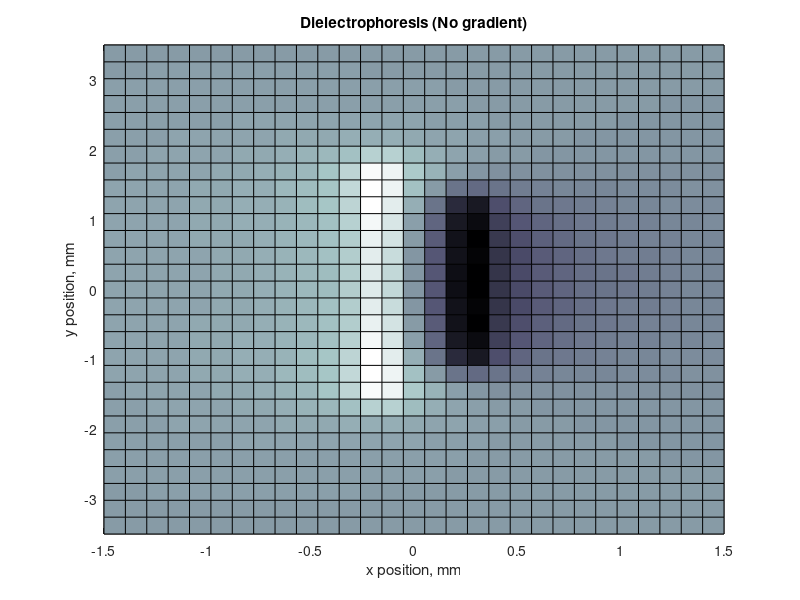

This figure's MATLAB source: (Note: this script raises an error after producing the figure.)
%%%%%%%%%%%%%%%%%%%%%%
%Step0_Session4_F1013B
%%%%%%%%%%%%%%%%%%%%%%

%Continue with the latest version of your code. Do the following.

%TO-DO%
%(1) Using now the concept of electric potential V(i,j) and its relation with the
%E-Field, calculate (using the same three nested for loops preferrably),
%the E field using Matlab's "gradient" function.  

%(2) Using again the command streamslice, create a new canvas to plot the
%aforementioned electric field, using the gradient.

%(3) Add and plot the equipotential lines using the "contour" (use Matlab documentation) command in
%both associated canvases.

%(4) Test the robustness of you code via changing the Nq, Lp and Ln
%values (what happens with the field lines?) - Expect questions of this
%sort in your Oral Exam.

clear;
clc;
clf;

%-----------------?------------------%
Lp=3.5;                      % Longitud placa positiva
Ln=2.5;                      % Longitud placa negativa
t=0.02;                      % Grosor de los electrones
d=0.4;                       % Distancia entre placas
p=0.01;                      % Distancia minima entre las cargas

% Define the characteristics of the electrodes
ke=1/(4*pi*8.85*10^-12);     % Constante del Coulomb (N·m²/C²).
Q=1e-3;                      % Carga electrica en Coulombs
Nq=28;                       % Numero de cargas en cada placa.

%-----------------?------------------%

xmin_original=-d/2-3*t;  xmax_original=-xmin_original;  % 
xmin=-d/2-3*t;  xmax=-xmin;                             % 
ymin=2*(-Lp/2);   ymax=-ymin;                           % 

%-----------------Asegurar que las dimenciones que el area de trabajo sea el adecuado------------------%
if ymin <= -1  
    if xmin >= -0.5 && xmax <= 0.5
            xmin = -1.5;
            xmax = -xmin;
    end
end

%---------------% Se define una malla de puntos en el espacio 2D --------------------%
Ny=30;  Nx=Ny;
x=linspace(xmin, xmax, Nx); y=linspace(ymin, ymax, Ny); % Dibujar puntos en x y y

%-----------------Parches------------------%

vertices2d=[[-d/2-t,Lp/2]    %1 Vertice 1
    [-d/2,Lp/2]              %2 Vertice 2
    [-d/2,-Lp/2]             %3  Vertice 3
    [-d/2-t,-Lp/2]           %4 Vertice 4
    [d/2,Ln/2]               %5 Vertice 5
    [d/2+t,Ln/2]             %6  Vertice 6
    [d/2+t,-Ln/2]            %7  Vertice 7
    [d/2,-Ln/2]];            %8  Vertice 8

%  Las caras del cubo para conectar los vertices
facesP=[1 2 3 4 1];
facesN=[5 6 7 8 5];

% 
colorP=[0.95,0,0];           % Ponerle colores a las caras color rojo
colorN=[0,0,0.7];            % Color azul

%---------------------Start positioning charges------------------%
% Define a linear charge differential
dq=Q/Nq;                     % Charge differential magnitude

% Define the positions of the charges
yp=linspace(-(1-p)*Lp/2,(1-p)*Lp/2,Nq); % Positive charges Y positions, colorcar las cargas sobre las placas
xp(1:Nq)=-d/2-t/2;                      % Positive charges X positions
yn=linspace(-(1-p)*Ln/2,(1-p)*Ln/2,Nq);  % Negative charges Y positions
xn(1:Nq)= d/2+t/2;                                % Negative charges X positions

%Uncomment and complete the following template code to find out if
%you are placing you charges correctly. Additionally, play with some of the
%parameters above, to make sure that the dicrete charges are distributed
%between your plates. Finally, change the lenght of your plates, and see if
%your code responds accordingly.

plot(xp,yp,'*')
hold on
plot(xn,yn,'*') % Same but for negative charges


%-------Electric field calculation for every XY point (No gradient)-------%
% 
% % Initialize potential here
  V(1:Nx,1:Ny)=0;
% 
% % % Initialize electric field components
  % Inicializar componentes del campo eléctrico
Ex = zeros(Nx, Ny);  % Componente X del campo eléctrico
Ey = zeros(Nx, Ny);  % Componente Y del campo eléctrico
 
% % % Calculate electric field components
% %Three nested for loops start here...
 
  for i = 1:Nx % Loop for x coordinate
      for j = 1:Ny % Loop for y coordinate
          for k = 1:Nq % Loop for every charge

              rx = x(i);
              ry = y(j);
              rxp = xp(k); % Posiciones de x de las cargas positivas
              ryp = yp(k);
              rxn = xn(k);
              ryn = yn(k);

               % Electric Field
              r3psep = (sqrt((rx-rxp)^2 + (ry-ryp)^2))^3; % Distancia al cubo de la carga positiva al punto (Ley de Coulomb).
              r3nsep = (sqrt((rx - rxn)^2 + (ry - ryn)^2))^3;  % Distancia cúbica al punto desde la carga negativa (para el cálculo del campo eléctrico).
                
              % Cálculo de la componente x del campo eléctrico en el punto actual de la malla.
              Ex(i, j) = Ex(i, j) + ke * dq * (rx - rxp) / r3psep - ke * dq * (rx - rxn)/r3nsep;% Componente x de E
              % Cálculo de la componente y del campo eléctrico en el punto actual de la malla
              Ey(i, j) = Ey(i, j) + ke * dq * (ry - ryp) / r3psep - ke * dq * (ry -ryn)/r3nsep; % Componente y de E
               
                
              % Electric Potencial
              rpsep = (sqrt((rx-rxp)^2 + (ry-ryp)^2)); % Distancia a la carga positiva
              rnsep = (sqrt((rx - rxn)^2 + (ry - ryn)^2));
              % Suma del potencial eléctrico en el punto actual de la malla.
              V(i, j) = V(i, j) + ke * dq * (1/rpsep - 1/rnsep);
          end
      end
  end
 

% %Some place here you must calculate the E-field components.
% %Some place you must calculate V(i,j) potential for ith, jth position.

 
% %Three anidated for loops ends here...
% 
% % Calculate the electric field components using the gradient of potential
% % here
% 
[ExP, EyP] = gradient(V'); % Why do we need V' instead of V?
% Se usa la traspuesta V' porque en MATLAB las filas de una matriz representan el eje (y) 
% y las columnas el eje (x), lo cual es opuesto a la convención física donde columnas 
% corresponden a (x) y filas a (y).
ExP = -ExP;
EyP = -EyP;
% 
% % 
hold on
axis ([xmin xmax ymin ymax])
xlabel 'x position, mm'
ylabel 'y position, mm'
title 'Dielectrophoresis (No gradient)'
grid on
% 
% %Set aesthetics (for E-field plot) using the potential values recently added (just uncomment).
pcolor(x,y,V')                % Color map of the Voltage
colormap bone                 % Color
% 
% 
% %Use here the streamslice command to plot you calculated E-field...
streamslice(x,y,Ex',Ey',2);  % Electric field lines without gradient 
%                         % Why do we need Ex' and Ey' instead of Ex and Ey?
% 
% %Uncomment and comment (what are these new lines for?)
shading interp;
colorbar;
% 

patch('Faces',facesP,'Vertices',vertices2d,'FaceColor',colorP);
patch('Faces',facesN,'Vertices',vertices2d,'FaceColor',colorN);
 
% %%%-- Plot here now the E-Field using the gradient --%%%
% %Use previous lines as a template, use same aesthetics. 


figure;
hold on
axis ([xmin xmax ymin ymax])
xlabel 'x position, mm'
ylabel 'y position, mm'
title 'Dielectrophoresis (With gradient)'
grid on
% 
% %Set aesthetics (for E-field plot) using the potential values recently added (just uncomment).
pcolor(x,y,V')                % Color map of the Voltage
colormap bone

streamslice(x,y,ExP,EyP,2);
shading interp;
colorbar;
patch('Faces',facesP,'Vertices',vertices2d,'FaceColor',colorP);
patch('Faces',facesN,'Vertices',vertices2d,'FaceColor',colorN);


%% Step 1

%-------------------------Erythrocytes configuration----------------------%
h = 0.0012; % Define the characteristics of the erythrocytes

%                                 % Define an adjustable parameter (biology enters here) using the letter "h". Consider that 
                                   % h<0.03 will be associated with healthy blood and h>0.2 with infected blood 
                                   % (for a final set of given parameters).

rad=(xmax - xmin)/50;  % Define the erythrocyte radius as a fraction of the x space scale.

Ne = 10;                             %  No. of erythrocytes to be modelled.

dt = 0.2;                             % time step variable "dt" in Arbitrary units (use a value of 0.2)

qe = 1e-6;                             % Create a variable "qe" to define the erythrocyte electric charge 
                               % (equally positives and negatives - why?),
                               % La misma cantidad qe, la carga neta del erythrocyte es 0
                               % use a value of 1 micro Coulombs.
                         
                            


%-------------------------Erythrocytes displacement-----------------------%
% Initialize the count of healthy and infected erythrocytes
healthy=0; infected=0;



% (3) Open a for loop that will run over the total number of erythrocytes (Ne) defined by the user, 
% and within it initialize the erythrocyte position (xe, ye) and velocities (Vx , Vy)... Think about it! :)

for ery = 1:Ne % Para cada erythrocyte
     path=animatedline('lineWidth',2,'lineStyle',':', 'color','y');
     dx = h * rand() * rad;  % Random displacement factor based on radius and parameter h
     fprintf('Erythrocyte: %d has an associated displacement of: %f\n', ery, dx);

    % Iniciar las posiciones x y y y velocidades
    xe = 0; % Al iniciar, la posicion es 0
    ye = ymax; % Caer desde la altura maxima
    Vx = 0;
    Vy = -1; % Esta negativo porque va hacia abajo
    
    % i = 0;
    while ye>ymin + dx % cada posicion en y
        addpoints(path,xe,ye);
        head = scatter(xe,ye,100,"filled","o","red");
        drawnow
        % Force calculation
        % Initialize electric force
        Fx = 0; % Siempre la componente en y es 0, entonces la fuerza solo va en direccion x
        % ye = y(Ny - i);
        % i = i + 1;
        % disp(ye)

        for k = 1:Nq % para cada carga
            % Calculate the distances from the erythrocyte
            % Lado izquierdo <-
            rnp = sqrt((xe - dx - xp(k))^2 + (ye - yp(k))^2); % Carga positiva al ery
            % que pasaria si el dx seria muy chiquito o 0
            rnn = sqrt((xe - dx - xn(k))^2 + (ye - yn(k))^2);

            % Lado derecho ->
            rpp = sqrt((xe + dx - xp(k))^2 + (ye - yp(k))^2);
            rpn = sqrt((xe + dx - xn(k))^2 + (ye - yn(k))^2);


            % Calculate the force magnitud
            Fpp = -ke*dq*qe/(rpp^3);
            Fpn = -ke*dq*qe/(rpn^3);
            Fnn= ke*dq*qe/(rnn^3);
            Fnp= ke*dq*qe/(rnp^3);
            
            Fx = Fx + Fpn*(xe+dx-xn(k)) + Fpp*(xe+dx-xp(k)) + Fnn*(xe-dx-xn(k)) + Fnp*(xe-dx-xp(k));

        end

        % Calculate the nrw position of the ery assuming mass = 1
        a = Fx;
        Vx = Vx + a*dt;
        xe = xe + Vx*dt + 0.5*a*dt^2;
        ye= ye + dt*Vy;
        
        % Check if the erythrocyte is still within the valid Y range
        if ye > ymin + dx
            delete(head);  % Remove the current visual representation of the erythrocyte
        end
    end
    if xe<0.07
        healthy=healthy+1;
    else
        infected=infected+1;
    end
   
end
% Calculates what?
infected_probability = 100*infected/(healthy+infected);

% Creates what?
str = ['Infected probability of  ', num2str(infected_probability), ' %'];
annotation('textbox', [0.15, 0.8, 0.1, 0.1], 'String', str, 'FitBoxToText', 'on');
 
% (4) Next, inside this loop and after the initialization referred above, use (define) a while that will 
% run from the upmost Y-coordinate of the erythrocyte, say "ye", to the bottom-most (down-most)  
% Y-coordinate of the erythrocyte (say "ye>ymin"). 
% 
% (5)Finally, inside this while open another for loop that will run from charge 1 all the way to the last 
% charge in the plates (electrodes).